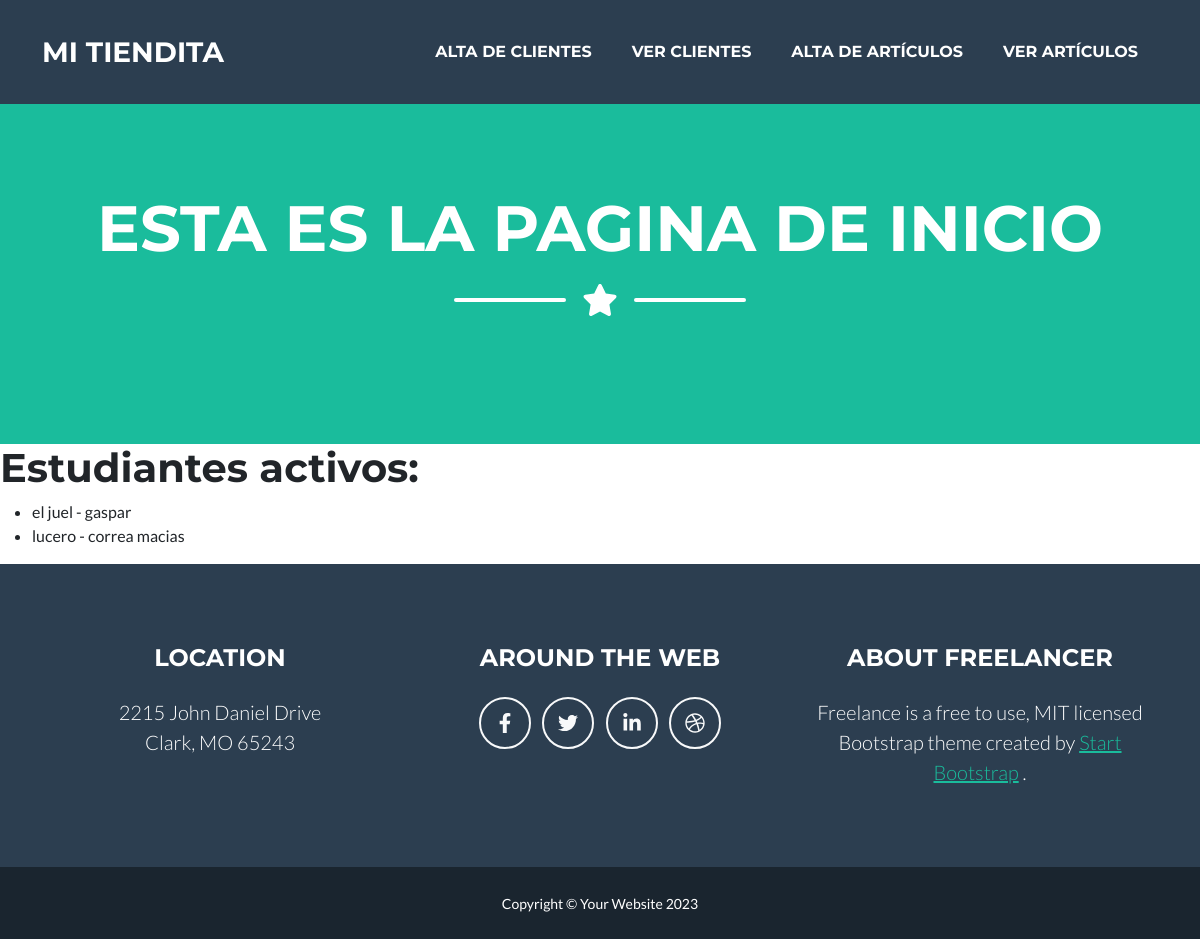
Screenshot of /AppCoder/estudiantes/ with the database file from the repository.
### AppCoder/models.py (models this page shows, shortened)
class Estudiante(models.Model):
    nombre = models.CharField(max_length=50)
    apellido = models.CharField(max_length=50)
    email = models.EmailField()

### AppCoder/views.py (the view)
# urls.py: path('estudiantes/', estudiantes, name="estudiantes"),
def estudiantes(request):
        est = Estudiante.objects.all()
        return render(request, "AppCoder/estudiantes.html", {"misestudiantes":est})

### AppCoder/templates/AppCoder/estudiantes.html
{%extends "AppCoder/padre.html"%}
{% load static%}
{%block titulo%} esta es la pagina de inicio{%endblock%}
{%block contenido_que_cambia%}
<h1>Estudiantes activos:</h1>
<ul>
    {% for est in misestudiantes %}
        <li>{{est.nombre}} - {{est.apellido}}</li>
    {% endfor %}
</ul>
{% endblock %}

### rows the page displays
Estudiante: nombre "el juel", apellido "gaspar"
Estudiante: nombre "lucero", apellido "correa macias"
